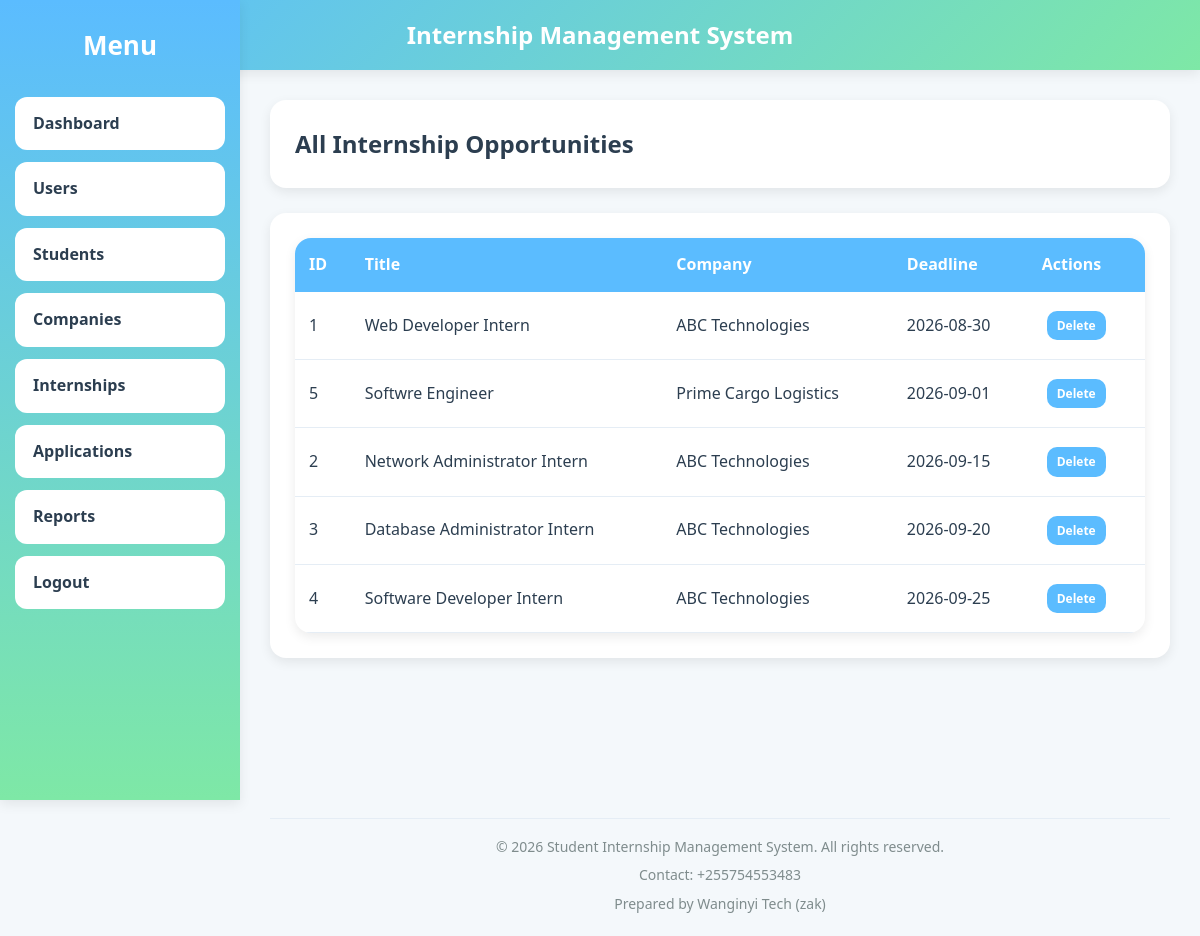
Page /frontend/admin/internships.php (signed in) on the committed database.
### tables this page shows
CREATE TABLE `internships` (
  `internship_id` int(11) NOT NULL,
  `company_id` int(11) DEFAULT NULL,
  `title` varchar(150) DEFAULT NULL,
  `description` text DEFAULT NULL,
  `requirements` text DEFAULT NULL,
  `deadline` date DEFAULT NULL
);

CREATE TABLE `companies` (
  `company_id` int(11) NOT NULL,
  `user_id` int(11) DEFAULT NULL,
  `company_name` varchar(150) DEFAULT NULL,
  `location` varchar(150) DEFAULT NULL,
  `phone` varchar(20) DEFAULT NULL
);

### backend/classes/Internship.php (called while the page is built, shortened)
<?php
require_once __DIR__ . "/../config/database.php";
class Internship
{
    private $conn;
    public function __construct()
    {
        $database = new Database();
        $this->conn = $database->connect();
    }
    public function getInternships()
    {
        $sql = "SELECT internships.*,
                       companies.company_name
                FROM internships
                INNER JOIN companies
                ON internships.company_id = companies.company_id
                ORDER BY deadline ASC";
        $stmt = $this->conn->prepare($sql);
        $stmt->execute();
        return $stmt;
    }
}

### backend/config/database.php (called while the page is built, shortened)
<?php
class Database
{
    private $host;
    private $dbname;
    private $username;
    private $password;
    public function __construct()
    {
        $this->host = getenv('DB_HOST') ?: 'localhost';
        $this->dbname = getenv('DB_NAME') ?: 'internship_db';
        $this->username = getenv('DB_USERNAME') ?: 'root';
        $this->password = getenv('DB_PASSWORD') ?: '';
    }
    public function connect()
    {
        try {
            $this->conn = new PDO(
                "mysql:host={$this->host};dbname={$this->dbname}",
                $this->username,
                $this->password
            );
            $this->conn->setAttribute(
                PDO::ATTR_ERRMODE,
                PDO::ERRMODE_EXCEPTION
            );
            return $this->conn;
        } catch(PDOException $e) {
            die("Connection Failed: " . $e->getMessage());
        }
    }
}

### frontend/admin/internships.php (the view, shortened to what this page needs)
<?php
require_once "../../backend/config/database.php";
require_once "../../backend/classes/Internship.php";
$internshipObj = new Internship();
$internships = $internshipObj->getInternships();
include "../layouts/header.php";
include "../layouts/sidebar.php";
?>
<div class="card">
    <h2>All Internship Opportunities</h2>
</div>
<div class="card">
    <table>
        <thead>
        <tr>
            <th>ID</th>
            <th>Title</th>
            <th>Company</th>
            <th>Deadline</th>
            <th>Actions</th>
        </tr>
        </thead>
        <tbody>
        <?php while ($row = $internships->fetch(PDO::FETCH_ASSOC)): ?>
            <tr>
                <td><?= htmlspecialchars($row['internship_id']) ?></td>
                <td><?= htmlspecialchars($row['title']) ?></td>
                <td><?= htmlspecialchars($row['company_name']) ?></td>
                <td><?= htmlspecialchars($row['deadline']) ?></td>
                <td>
                    <a href="internships.php?delete=<?php echo $row['internship_id']; ?>"
                       onclick="return confirm('Delete this internship?');"
                       class="btn btn-danger" style="padding:5px 10px;font-size:12px;">Delete</a>
                </td>
            </tr>
        <?php endwhile; ?>
        </tbody>
    </table>
</div>
<?php include "../layouts/footer.php"; ?>

### frontend/assets/css/style.css (style rules this page uses)
:root { --primary: #5bbcff; --primary-light: #87d5ff; --secondary: #7ee8a6; --success: #27ae60; --warning: #f39c12; --danger: #e74c3c; --white: #ffffff; --bg: #f4f8fb; --text: #2c3e50; --text-light: #7f8c8d; --border: #e5edf5; --sidebar-width: 240px; --radius: 16px; --shadow: 0 4px 12px rgba(0, 0, 0, 0.08); --shadow-hover: 0 12px 30px rgba(0, 0, 0, 0.12); --transition: 0.3s ease; }
* { margin: 0; padding: 0; box-sizing: border-box; }
html, body { height: 100%; overflow-x: hidden; }
body { font-family: "Segoe UI", sans-serif; background: var(--bg); color: var(--text); line-height: 1.6; }
.card { background: white; padding: 25px; margin-bottom: 25px; border-radius: var(--radius); box-shadow: var(--shadow); transition: var(--transition); max-width: 900px; width: 100%; overflow-x: auto; }
.btn { display: inline-block; padding: 12px 22px; margin: 5px; border: none; border-radius: 10px; cursor: pointer; text-decoration: none; font-weight: 600; background: var(--primary); color: white; transition: var(--transition); }
table { width: 100%; border-collapse: collapse; background: white; border-radius: var(--radius); overflow: hidden; box-shadow: var(--shadow); table-layout: auto; }
table th { background: var(--primary); color: white; padding: 14px; text-align: left; }
table td { padding: 14px; border-bottom: 1px solid var(--border); overflow-wrap: anywhere; }

### rows in the picture
internships: internship_id "1", title "Web Developer Intern", company.company_name "ABC Technologies", deadline "2026-08-30"
internships: internship_id "5", title "Softwre Engineer", company.company_name "Prime Cargo Logistics", deadline "2026-09-01"
internships: internship_id "2", title "Network Administrator Intern", company.company_name "ABC Technologies", deadline "2026-09-15"
internships: internship_id "3", title "Database Administrator Intern", company.company_name "ABC Technologies", deadline "2026-09-20"
internships: internship_id "4", title "Software Developer Intern", company.company_name "ABC Technologies", deadline "2026-09-25"
